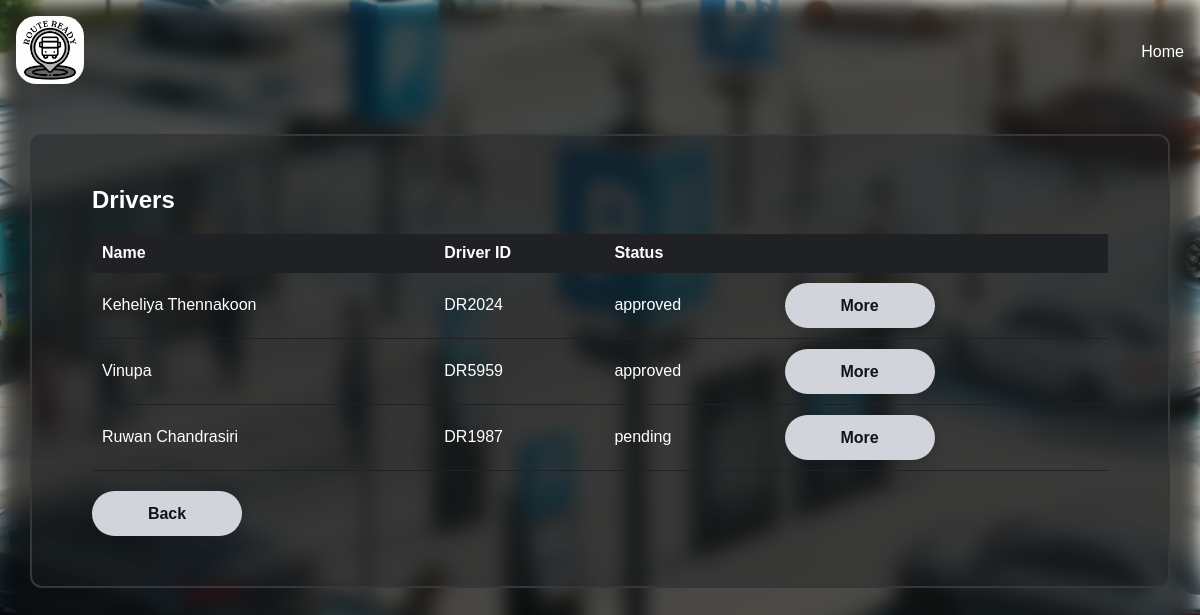
/hrmanagers/viewDrivers (signed in), run on the app's committed database.
### tables this page shows
CREATE TABLE `users` (
  `id` int(11) NOT NULL,
  `emp_id` varchar(200) NOT NULL,
  `name` varchar(255) NOT NULL,
  `company_name` varchar(100) NOT NULL,
  `contact_num` varchar(255) NOT NULL,
  `address` varchar(255) NOT NULL,
  `designation` varchar(255) NOT NULL,
  `date` datetime NOT NULL DEFAULT current_timestamp(),
  `email` varchar(255) NOT NULL,
  `password` varchar(255) NOT NULL,
  `status` varchar(200) NOT NULL
);

### app/controllers/Hrmanagers.php (called while the page is built, shortened)
<?php
class Hrmanagers extends Controller
{
  private $userModel;
  public function __construct()
  {
    $this->userModel = $this->model('User');
  }
  public function viewDrivers()
  {
    $drivers = $this->userModel->getDrivers();
    $data = [
      'drivers' => $drivers
    ];
    $this->view('pages/hrmanager/view_drivers', $data);
  }
}

### app/libraries/Core.php (called while the page is built, shortened)
<?php
  class Core {
    protected $currentMethod = 'index';
    public function __construct(){
      $url = $this->getUrl();
      if(!empty($url) && file_exists('../app/controllers/' . ucwords($url[0]). '.php')){
        unset($url[0]);
      }
      $this->currentController = new $this->currentController;
      if(isset($url[1])){
        if(method_exists($this->currentController, $url[1])){
          $this->currentMethod = $url[1];
          unset($url[1]);
        }
      }
      $this->params = !empty($url) ? array_values($url) : [];
      call_user_func_array([$this->currentController, $this->currentMethod], $this->params);
    }
    public function getUrl(){
      if(isset($_GET['url'])){
        $url = rtrim($_GET['url'], '/');
        $url = filter_var($url, FILTER_SANITIZE_URL);
        $url = explode('/', $url);
        return $url;
      } else {
        return [];
      }
    }
  }

### public/index.php (called while the page is built, shortened)
<?php
  $init = new Core;

### app/libraries/Database.php (called while the page is built, shortened)
<?php
class Database{
    private $host = DB_HOST;
    private $user = DB_USER;
    private $pass = DB_PASS;
    private $dbname = DB_NAME;
    private $dbh;
    private $stmt;
    public function __construct(){
        $dsn = 'mysql:host=' . $this->host . ';dbname=' . $this->dbname;
        $options = array(
            PDO::ATTR_PERSISTENT => true,
            PDO::ATTR_ERRMODE => PDO::ERRMODE_EXCEPTION
        );
        try {
            $this->dbh = new PDO($dsn, $this->user, $this->pass, $options);
        } catch(PDOException $e){
            $this->error = $e->getMessage();
            echo $this->error;
        }
    }
    public function query($sql){
        $this->stmt = $this->dbh->prepare($sql);
    }
    public function execute(){
        return $this->stmt->execute();
    }
    public function resultSet(){
        $this->execute();
        return $this->stmt->fetchAll(PDO::FETCH_OBJ);
    }
}

### app/models/User.php (called while the page is built, shortened)
<?php
class User
{
    private $db;
    public function __construct()
    {
        $this->db = new Database;
    }
    public function getDrivers()
    {
        $this->db->query('SELECT * FROM users WHERE designation = "driver"');
        $results = $this->db->resultSet();
        return $results;
    }
}

### app/views/pages/hrmanager/view_drivers.php (the view, shortened to what this page needs)
<!DOCTYPE html>
<html lang="en">
<head>
    <link rel="stylesheet" href="<?php echo URLROOT; ?>/css/driver/driver.css">
</head>
<body>
    <div class="container">
        <nav>
            <div class="nav__logo">
                <a href="<?php echo URLROOT; ?>"><img src="<?php echo URLROOT; ?>/img/logo.jpg" alt="logo" /></a>
            </div>
            <div class="nav__links">
                <p class="link"><a href="<?php echo URLROOT; ?>/pages/home">Home</a></p>
            </div>
        </nav>
        <div class="wrapper">
            <div class="container2">
                <h2>Drivers</h2>
                <table>
                    <thead>
                        <tr>
                            <th>Name</th>
                            <th>Driver ID</th>
                            <th>Status</th>
                            <th></th>
                        </tr>
                    </thead>
                    <tbody>
                        <?php if (!empty($data['drivers'])): ?>
                            <?php foreach ($data['drivers'] as $driver): ?>
                                <tr>
                                    <td><?php echo $driver->name; ?></td>
                                    <td><?php echo $driver->emp_id; ?></td>
                                    <td><?php echo $driver->status; ?></td>
                                    <td><a class="button"
                                            href="<?php echo URLROOT; ?>/hrmanagers/moreDriver/<?php echo $driver->id; ?>">More</a>
                                    </td>
                                </tr>
                            <?php endforeach; ?>
                        <?php else: ?>
                            <tr>
                                <td colspan="4">No data available</td>
                            </tr>
                        <?php endif; ?>
                    </tbody>
                </table>
                <a class="button" href="<?php echo URLROOT; ?>/pages/home">Back</a>
            </div>
        </div>
    </div>
</body>
</html>

### public/css/driver/driver.css (style rules this page uses)
* { margin: 0; padding: 0; box-sizing: border-box; }
:root { --primary-color: #111317; --primary-color-light: #1f2125; --primary-color-extra-light: #35373b; --text-light: #d1d5db; --white: #ffffff; --max-width: 1200px; }
body { background-color: var(--primary-color); color: var(--text-light); font-family: Arial, sans-serif; background-image: url(http://localhost/RouteReady/public/img/pic2.jpg); background-position: center; background-repeat: no-repeat; background-size: cover; min-height: 100vh; min-width: var(--max-width); }
.container { backdrop-filter: blur(10px) brightness(0.3); min-height: 100vh; }
nav { max-width: var(--max-width); margin: auto; padding: 1rem 1rem; display: flex; align-items: center; justify-content: space-between; gap: 2rem; }
a { text-decoration: none; }
.nav__logo { max-width: 90px; }
.nav__logo img { width: 75%; border-radius: 30%; }
.nav__links { list-style: none; display: flex; align-items: center; gap: 3rem; }
.link a { position: relative; padding-bottom: 0.75rem; color: var(--white); }
.link a::after { content: ""; position: absolute; height: 2px; width: 0; left: 0; bottom: 0; background-color: var(--text-light); transition: 0.3s; }
.container2 { margin: 0 auto; padding: 20px; }
.wrapper { background-color: rgb(31, 33, 37, 0.4); border: 2px solid var(--primary-color-extra-light); color: var(--white); border-radius: 12px; padding: 30px 40px; margin: auto; margin-top: 30px; margin-left: 30px; margin-right: 30px; }
h2 { margin-bottom: 20px; }
table { width: 100%; border-collapse: collapse; margin-bottom: 20px; }
th, td { padding: 10px; text-align: left; border-bottom: 1px solid var(--primary-color-light); }
th { background-color: var(--primary-color-light); }
.button { width: 150px; height: 45px; background: var(--text-light); border: none; outline: none; border-radius: 40px; box-shadow: 0 0 10px rgba(0, 0, 0, .1); cursor: pointer; font-size: 16px; color: var(--primary-color); font-weight: 600; text-align: center; line-height: 45px; display: inline-block; text-decoration: none; transition: background-color 0.3s, box-shadow 0.3s, color 0.3s; }

### data on the page
users: name "Keheliya Thennakoon", emp "DR2024", status "approved"
users: name "Vinupa", emp "DR5959", status "approved"
users: name "Ruwan Chandrasiri", emp "DR1987", status "pending"
